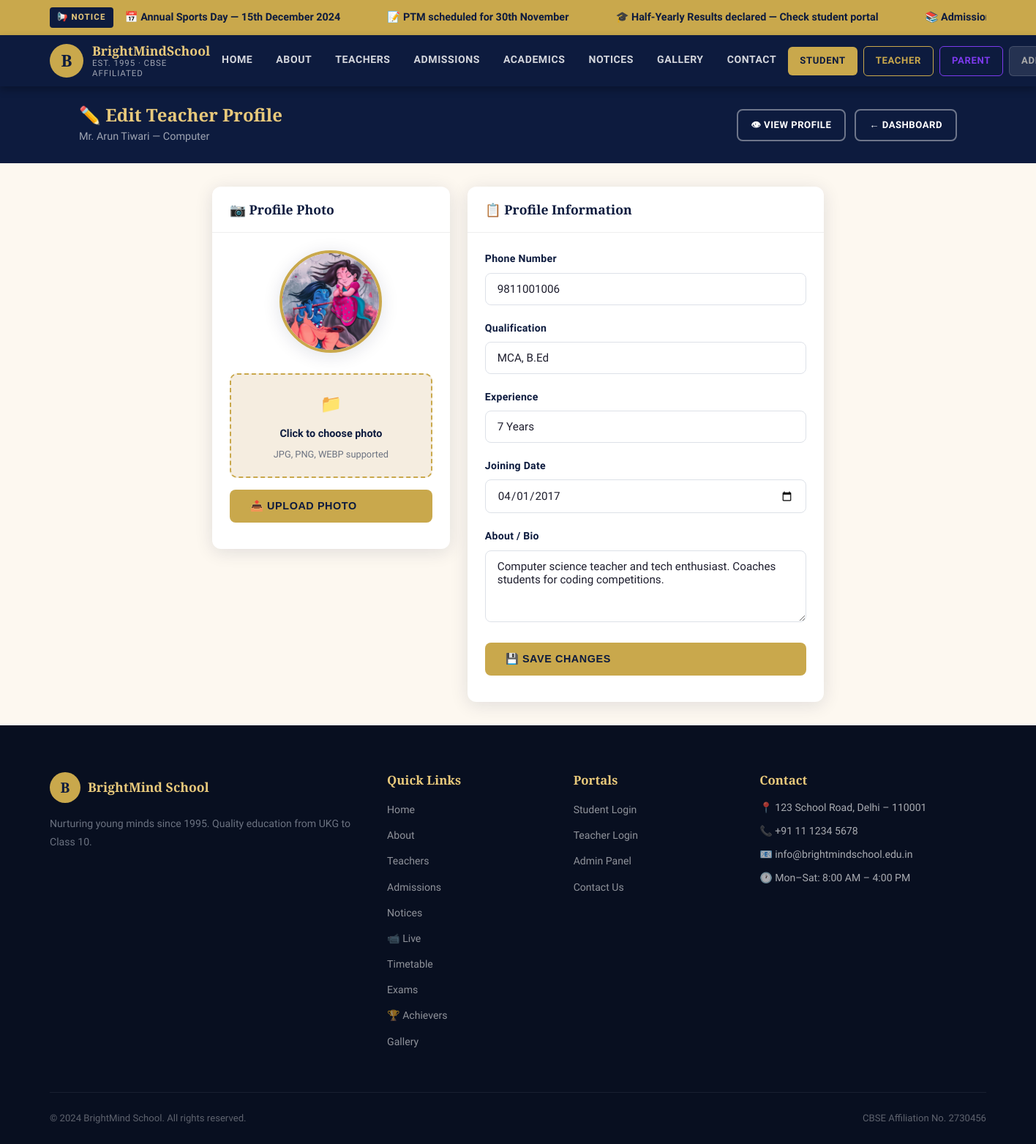
Screenshot of /admin/teacher_edit/6 (signed in) with the database file from the repository.
### tables this page shows
CREATE TABLE teachers (
            id INTEGER PRIMARY KEY AUTOINCREMENT,
            name TEXT NOT NULL, subject TEXT NOT NULL,
            username TEXT UNIQUE NOT NULL, password TEXT NOT NULL,
            email TEXT, phone TEXT, qualification TEXT,
            experience TEXT, bio TEXT, photo TEXT, joining_date TEXT,
            created_at TIMESTAMP DEFAULT CURRENT_TIMESTAMP
        );

### app.py (the view)
@app.route('/admin/teacher_edit/<int:tid>')
def admin_teacher_edit(tid):
    if session.get('role') != 'admin': return redirect('/admin/login')
    db = get_db()
    teacher = db.execute('SELECT * FROM teachers WHERE id=?', (tid,)).fetchone()
    return render_template('admin_teacher_edit.html', teacher=teacher)

### database/db.py (called while the page is built)
def get_db():
    db = getattr(g, '_database', None)
    if db is None:
        db = g._database = sqlite3.connect(DATABASE)
        db.row_factory = sqlite3.Row
        db.execute("PRAGMA foreign_keys = OFF")
    return db

### templates/admin_teacher_edit.html (shortened to what this page needs)
{% extends 'base.html' %}
{% block content %}
<div class="dashboard">
  <div class="dash-header">
    <div class="dash-header-inner">
      <div>
        <h2>✏️ Edit Teacher Profile</h2>
        <p>{{ teacher['name'] }} — {{ teacher['subject'] }}</p>
      </div>
      <div style="display:flex;gap:0.75rem;">
        <a href="{{ '/teachers/' + teacher['id']|string }}" class="btn btn-outline btn-sm">👁 View Profile</a>
        <a href="/admin/dashboard" class="btn btn-outline btn-sm">← Dashboard</a>
      </div>
    </div>
  </div>
  <div class="dash-main" style="max-width:900px;">
    <div style="display:grid;grid-template-columns:1fr 1.5fr;gap:1.5rem;align-items:start;">
      <div class="dash-card">
        <div class="dash-card-header"><h3>📷 Profile Photo</h3></div>
        <div class="dash-card-body" style="text-align:center;">
          <div id="photoPreview" style="margin-bottom:1.25rem;">
            {% if teacher['photo'] %}
              <img id="previewImg"
                   src="{{ '/static/uploads/teachers/' + teacher['photo'] }}"
                   style="width:140px;height:140px;border-radius:50%;object-fit:cover;border:4px solid var(--gold);box-shadow:var(--shadow);">
            {% endif %}
          </div>
          <label style="display:block;cursor:pointer;">
            <div style="background:var(--warm);border:2px dashed var(--gold);border-radius:10px;padding:1.25rem;transition:all 0.2s;"
                 onmouseover="this.style.background='#efe8d4'" onmouseout="this.style.background='var(--warm)'">
              <div style="font-size:1.5rem;margin-bottom:0.5rem;">📁</div>
              <div style="font-weight:700;color:var(--navy);font-size:0.9rem;">Click to choose photo</div>
              <div style="color:var(--muted);font-size:0.8rem;margin-top:0.25rem;">JPG, PNG, WEBP supported</div>
            </div>
          </label>
          <button onclick="uploadPhoto({{ teacher['id'] }})" class="btn btn-gold" style="width:100%;margin-top:1rem;">
            📤 Upload Photo
          </button>
        </div>
      </div>
      <div class="dash-card">
        <div class="dash-card-header"><h3>📋 Profile Information</h3></div>
        <div class="dash-card-body">
          <div class="form-group">
            <label>Phone Number</label>
            <input class="form-control" type="text" id="ei_phone" value="{{ teacher['phone'] or '' }}" placeholder="+91 XXXXX XXXXX">
          </div>
          <div class="form-group">
            <label>Qualification</label>
            <input class="form-control" type="text" id="ei_qual" value="{{ teacher['qualification'] or '' }}" placeholder="e.g. M.Sc Mathematics, B.Ed">
          </div>
          <div class="form-group">
            <label>Experience</label>
            <input class="form-control" type="text" id="ei_exp" value="{{ teacher['experience'] or '' }}" placeholder="e.g. 12 Years">
          </div>
          <div class="form-group">
            <label>Joining Date</label>
            <input class="form-control" type="date" id="ei_join" value="{{ teacher['joining_date'] or '' }}">
          </div>
          <div class="form-group">
            <label>About / Bio</label>
            <textarea class="form-control" id="ei_bio" rows="4" placeholder="Write something about this teacher...">{{ teacher['bio'] or '' }}</textarea>
          </div>
          <button onclick="saveInfo({{ teacher['id'] }})" class="btn btn-gold" style="width:100%;">💾 Save Changes</button>
        </div>
      </div>
    </div>
  </div>
</div>
{% endblock %}

### static/css/style.css (style rules this page uses)
:root { --navy: #0d1b3e; --navy-mid:#1a2f5e; --navy-lt: #243a73; --gold: #c9a84c; --gold-lt: #e8c97b; --gold-dk: #a07830; --cream: #fdf8f0; --warm: #f5ede0; --text: #1e1e2e; --muted: #6b7280; --white: #ffffff; --green: #2e7d32; --red: #c62828; --orange: #e65100; --shadow: 0 4px 24px rgba(13,27,62,0.12); --shadow-lg: 0 12px 48px rgba(13,27,62,0.18); --radius: 12px; --radius-lg: 20px; --transition: all 0.3s cubic-bezier(0.4, 0, 0.2, 1); }
*, *::before, *::after { box-sizing: border-box; margin: 0; padding: 0; }
html { scroll-behavior: smooth; font-size: 16px; }
body { font-family: 'Source Sans 3', sans-serif; color: var(--text); background: var(--cream); line-height: 1.7; overflow-x: hidden; }
h1,h2,h3,h4,h5 { font-family: 'Cormorant Garamond', serif; line-height: 1.25; }
h2 { font-size: clamp(1.8rem, 3vw, 2.8rem); font-weight: 600; }
h3 { font-size: 1.5rem; font-weight: 600; }
p { font-size: 1rem; color: var(--muted); }
a { text-decoration: none; color: inherit; transition: var(--transition); }
.btn { display: inline-flex; align-items: center; gap: 8px; padding: 14px 28px; border-radius: 8px; font-weight: 700; font-size: 0.9rem; letter-spacing: 0.04em; cursor: pointer; transition: var(--transition); border: none; text-transform: uppercase; }
.btn-gold { background: var(--gold); color: var(--navy); }
.btn-outline { background: transparent; color: var(--white); border: 2px solid rgba(255,255,255,0.4); }
.btn-sm { padding: 9px 18px; font-size: 0.82rem; }
.dashboard { background: var(--cream); min-height: 100vh; }
.dash-header { background: var(--navy); color: var(--white); padding: 1.5rem 2rem; }
.dash-header-inner { max-width: 1200px; margin: 0 auto; display: flex; align-items: center; justify-content: space-between; }
.dash-header h2 { color: var(--gold-lt); font-size: 1.5rem; margin-bottom: 0.15rem; }
.dash-header p { color: rgba(255,255,255,0.6); font-size: 0.9rem; }
.dash-main { max-width: 1200px; margin: 0 auto; padding: 2rem; }
.dash-card { background: var(--white); border-radius: var(--radius); box-shadow: var(--shadow); overflow: hidden; }
.dash-card-header { padding: 1.25rem 1.5rem; border-bottom: 1px solid #eee; display: flex; align-items: center; justify-content: space-between; }
.dash-card-header h3 { font-size: 1.1rem; color: var(--navy); }
.dash-card-body { padding: 1.5rem; }
.form-group { margin-bottom: 1.25rem; }
.form-group label { display: block; font-weight: 600; font-size: 0.88rem; color: var(--navy); margin-bottom: 0.4rem; letter-spacing: 0.02em; }
.form-control { width: 100%; padding: 12px 16px; border: 1.5px solid #dde1e8; border-radius: 8px; font-size: 0.95rem; font-family: 'Source Sans 3', sans-serif; color: var(--text); background: var(--white); transition: var(--transition); outline: none; }

### rows the page displays
teachers: name "Mr. Arun Tiwari", subject "Computer", photo (picture), phone "9811001006", qualification "MCA, B.Ed", experience "7 Years", joining_date "04/01/2017", bio "Computer science teacher and tech enthusiast. Coaches students for coding competitions."
